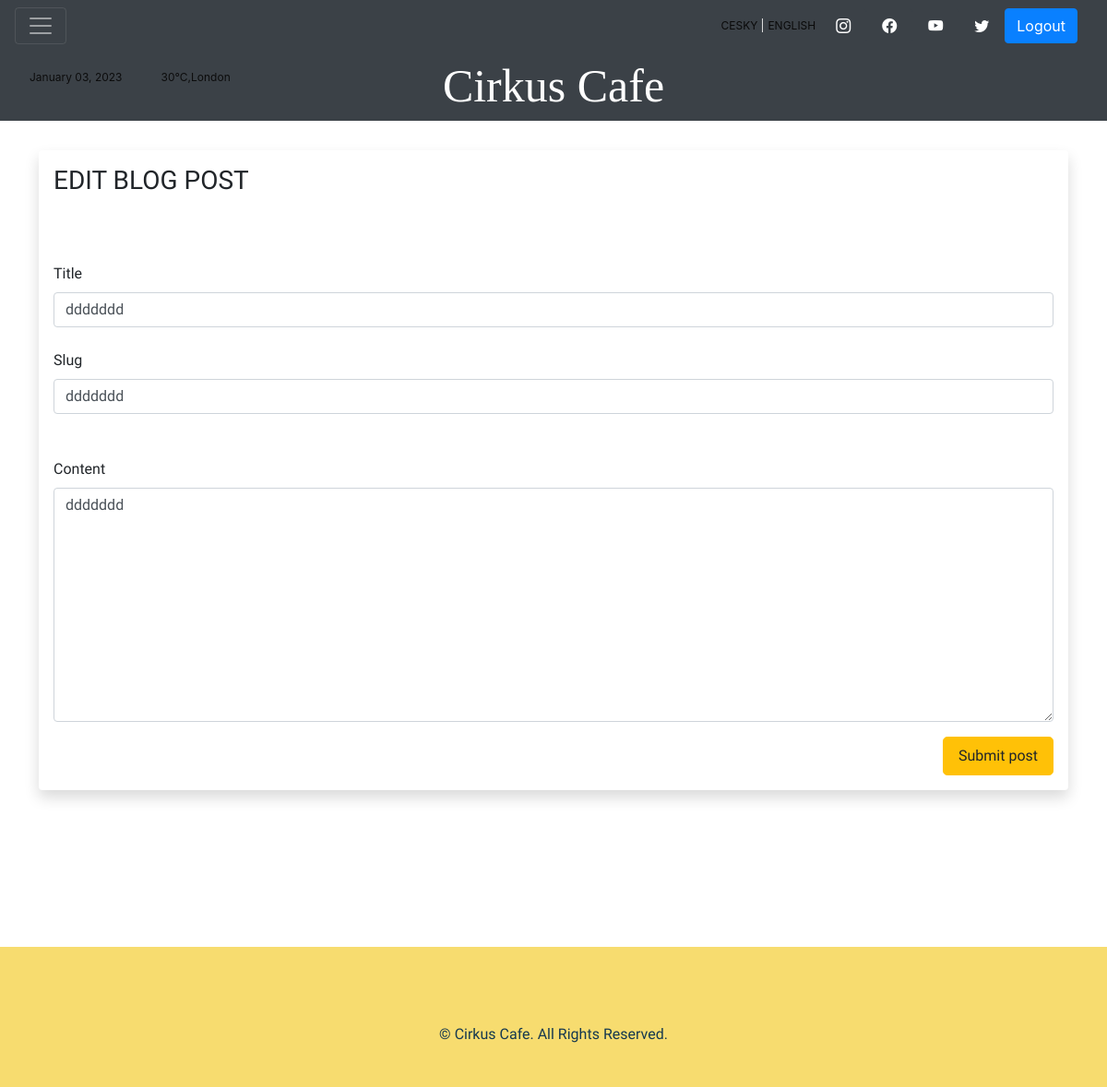
The app's page /blog_posts/update/5 (signed in) with its own data.
### main.py (models this page shows, shortened)
class Posts(db.Model):
    id = db.Column(db.Integer, primary_key=True)
    title = db.Column(db.String(255))
    content = db.Column(db.Text)
    date_posted = db.Column(db.DateTime, default=datetime.now)
    slug = db.Column(db.String(255))
    poster_id = db.Column(db.Integer, db.ForeignKey("users.id"))

### main.py (the view, shortened to what this page needs)
@app.route("/blog_posts/update/<int:id>", methods=['GET', 'POST'])
@login_required
def update_post(id):
    date = datetime.now()
    post_form = PostForm()
    post_to_update = Posts.query.get_or_404(id)
    if current_user.id == post_to_update.poster_id:
        post_form.title.data = post_to_update.title
        post_form.slug.data = post_to_update.slug
        post_form.content.data = post_to_update.content
        return render_template('update_blog_post.html', post_form=post_form,
                                 date=date)
    else:
        flash("Neco se nepovedlo. Zkuste to znovu.")
        posts = Posts.query.order_by(Posts.date_posted)
        return render_template('blog_posts.html',posts=posts, date=date)

### webforms.py
class PostForm(FlaskForm):
    title = StringField("Title", validators=[DataRequired()])
    slug = StringField("Slug", validators=[DataRequired()])
    content = CKEditorField('Content', validators=[DataRequired()])
    submit = SubmitField("Submit post")

### main.py (called while the page is built)
@login_manager.user_loader
def load_user(user_id):
    return Users.query.get(int(user_id))

### templates/update_blog_post.html (shortened to what this page needs)
{% include 'header.html' %}
{% include 'navbar.html' %}
<div class="container-md post-form">
    <div class="shadow p-3 mb-5 bg-body rounded">
        <h3 class="mb-5 text-uppercase">Edit Blog Post</h3><br/>
        <form method="POST">
            {{ post_form.title.label(class_="form-label") }}
            {{ post_form.title(class="form-control") }}
            <br/>
            {{ post_form.slug.label(class_="form-label") }}
            {{ post_form.slug(class="form-control") }}
            <br/>
            <br/>
            {{ post_form.content.label(class_="form-label") }}
            {{ post_form.content(class="form-control", rows="10") }}
            <div class="d-flex justify-content-end pt-3">
                {{ post_form.submit(class="btn btn-warning btn-lg ms-2") }}
                <br/>
            </div>
        </form>
    </div>
</div>
<br/><br/><br/>
{% include 'footer.html' %}

### records on screen
Posts: title "ddddddd", slug "ddddddd", content "ddddddd"

### other values on screen
{{ post_form.title.label(class_="form-label") }} "Title"
{{ post_form.slug.label(class_="form-label") }} "Slug"
{{ post_form.content.label(class_="form-label") }} "Content"
